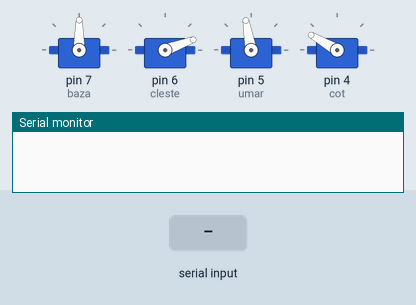
Simulated run of this sketch. Board: Arduino Uno, built with avr-gcc and run on an emulated ATmega328P. Parts: 4 × servo, the last lines printed to the serial monitor. Inputs (shaded band) come from the test bench.

Above: at 1.2 s.
1.3 s: "k\n" received over Serial
At 2.6 s:
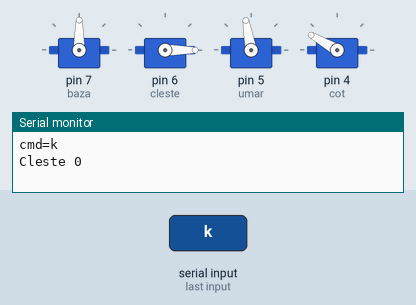
2.9 s: "b,45\n" received over Serial
At 4.3 s:
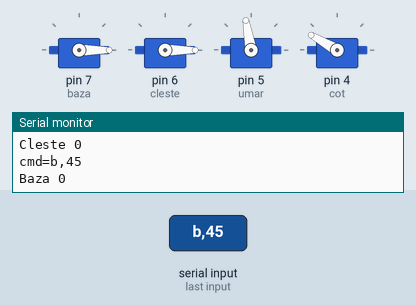
4.8 s: "c90\n" received over Serial
At 5.6 s:
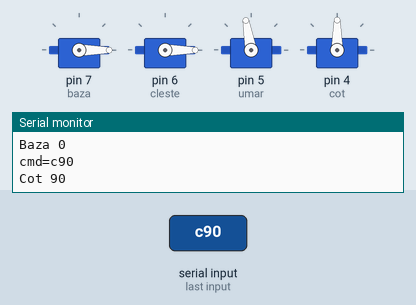
6.6 s: "b90\n" received over Serial
At 8.1 s:
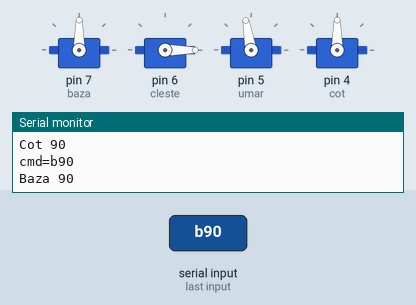
8.4 s: "b\n" received over Serial
At 9.5 s:
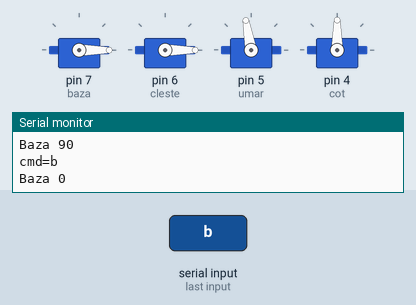
Timing chart, 0 to 11.0 s (numbered marks = the images above; inputs shaded):
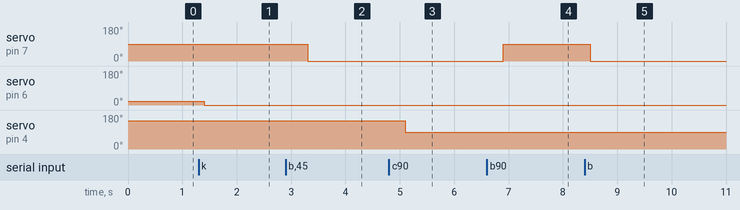

Measured:
- after the input at 1.3 s, servo on pin 6 (cleste): 20° → 0° after 0.10 s
- after the input at 2.9 s, servo on pin 7 (baza): 90° → 0° after 0.40 s
- after the input at 4.8 s, servo on pin 4 (cot): 150° → 90° after 0.30 s
- after the input at 6.6 s, servo on pin 7 (baza): 0° → 90° after 0.30 s
- after the input at 8.4 s, servo on pin 7 (baza): 90° → 0° after 0.10 s

The sketch:

myArm.ino
```cpp
#include <Servo.h>
//#include <cstdlib>
//b180,D300,u130,D300,c120,k0,D500,u180,D1000,k20,D500,u130,c150,D300,k-20,D1000000
Servo baza;
Servo cleste;
Servo umar;
Servo cot;


void setup() {
  // put your setup code here, to run once:
  baza.attach(7);  //0-180
  cleste.attach(6);//0(deschis)-20(inchis)
  umar.attach(5);//100(ridicat)-180(jos)
  cot.attach(4);//180(ridiat)-80(coborat)
  Serial.begin(9600);

  umar.write(100);
  cleste.write(20);
  cot.write(150);
  baza.write(90);
}
char cmd[500];
int idx=0;

void loop() {

  while (Serial.available() > 0) {
    // get the new byte:
   cmd[idx] = (char)Serial.read();

    // add it to the inputString:

    if (cmd[idx] == '\n') {

      cmd[idx]='\0';
      Serial.print("cmd=");
      Serial.println(cmd);

      for(int i=0;i<strlen(cmd);i++){
        char lit=cmd[i];
        int grade=-50;
        char sirGrade[4];
        int sirGrd=0;
        int ramane=0;

        for(int j=i+1;j<strlen(cmd);j++){
          if(cmd[j]==',')
            break;
          else{
            sirGrade[sirGrd]=cmd[j];
            sirGrd++;
          }
          ramane=j+1;
        }
        grade=atoi(sirGrade);
        if(lit=='H'){
          umar.write(100);
          cleste.write(20);
          cot.write(150);
          baza.write(90);
        }
        if(lit=='D'){
          delay(grade);
          Serial.write("Delay ");
          Serial.print(grade);
        }
        if(lit=='b'){
          if(grade<0) grade=0;
          if(grade>180) grade=180;
          baza.write(grade);
          Serial.write("Baza ");
          Serial.print(grade);
        }
        if(lit=='u'){
          if(grade<100) grade=100;
          if(grade>180) grade=180;
          umar.write(grade);
          Serial.write("Umar ");
          Serial.print(grade);
        }
        if(lit=='c'){
          if(grade>180) grade=180;
          if(grade<80) grade=80;
          cot.write(grade);
          Serial.write("Cot ");
          Serial.print(grade);
        }
        if(lit=='k'){
          if (grade<0) grade=0;
          if (grade>20) grade=20;
          cleste.write(grade);
          Serial.write("Cleste ");
          Serial.print(grade);
        }
        Serial.println();
       i=ramane;
       delay(100);
      }

      idx=-1;
    }
     idx++;
     break;
  }

  delay(100);
}
```
